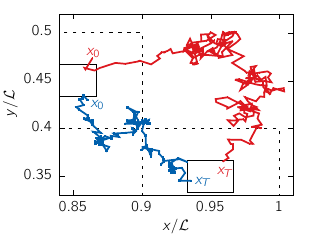

This chart was generated by the following gnuplot code:
reset

set terminal cairo size 8cm,6cm standalone color colortext header \
   "\\renewcommand\\familydefault{\\sfdefault}\\usepackage{cmbright}"

set output "traj.tex"

set style line 2 lc rgb '#0060ad' lt 1 lw 5 pt 5 ps 0.5   #  blue
set style line 3 lc rgb '#dd181f' lt 1 lw 5 pt 7 ps .5   # red
set style line 4 lc rgb '#66A61E' lt 1 lw 5 pt 9 ps .5   #  green
set style line 6 lc rgb '#ff8800' lt 1 lw 5 pt 11 ps .5   #  orange
set style line 7 lc rgb '#9FAFDF' lt 1 lw 5 pt 13 ps 0.5   #royal blue
set style line 8 lc rgb '#1E90FF' lt 1 lw 5 pt 6 ps 0.5   #  slate blue
set style line 1 lc rgb '#F897C5' lt 1 lw 5 pt 8 ps 0.5   # taffy
set style line 5 lc rgb 'black' lt 1 lw 5 pt 10 ps 0.5   # black
set style line 9 lc rgb '#f1c40f' lt 1 lw 5 pt 12 ps 0.5   #yellow


set xlabel "$x / \\mathcal{L}$"
set ylabel "$y / \\mathcal{L}$"

set xtics 0.85,0.05,1.01
set ytics 0.35,0.05,0.52

set xrange[0.84:1.01]
set yrange[0.33:0.52]

set object 1 rect from  0.8,0.4 to 0.9,0.5 lw 3 dt 2 back
set object 2 rect from 0.9,0.3 to 1,0.4 lw 3 dt 2 back

set object 3 rect from  0.8333,0.43333 to 0.8666,0.4666 lw 3 back
set object 4 rect from 0.9333,0.33333 to 0.9666,0.3666 lw 3 back



set label "$x_0$" at  0.86,0.48 textcolor rgb '#dd181f' front 
set label "$x_T$" at 0.955,0.355 textcolor rgb '#dd181f' front

set label "$x_0$" at  0.863,0.425 textcolor rgb '#0060ad' front 
set label "$x_T$" at  0.939,0.345 textcolor rgb '#0060ad' front 

plot "../../data/Complementary/path9_128_99.dat" w lp ls 2 ps 0.1 notitle ,\
"../../data/Complementary/path10_128_99.dat" w lp ls 3 ps 0.1 notitle


